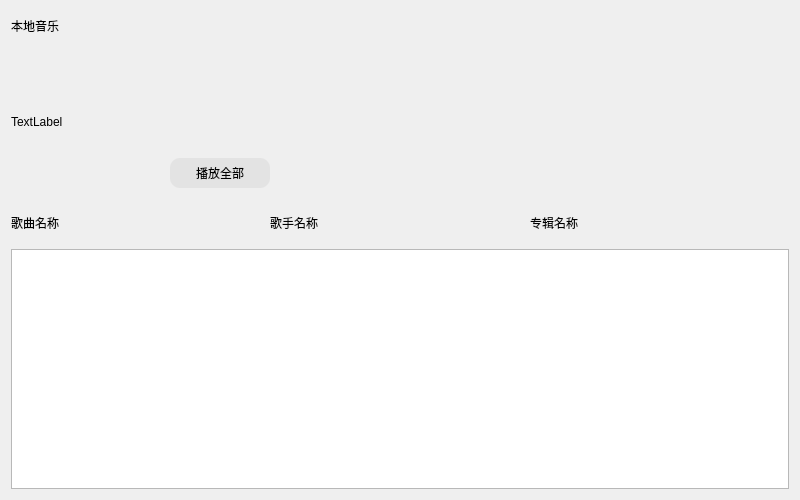
<?xml version="1.0" encoding="UTF-8"?>
<ui version="4.0">
 <class>commonPage</class>
 <widget class="QWidget" name="commonPage">
  <property name="geometry">
   <rect>
    <x>0</x>
    <y>0</y>
    <width>800</width>
    <height>500</height>
   </rect>
  </property>
  <property name="windowTitle">
   <string>Form</string>
  </property>
  <layout class="QVBoxLayout" name="verticalLayout">
   <item>
    <widget class="QLabel" name="pageTittle">
     <property name="minimumSize">
      <size>
       <width>0</width>
       <height>30</height>
      </size>
     </property>
     <property name="maximumSize">
      <size>
       <width>16777215</width>
       <height>30</height>
      </size>
     </property>
     <property name="text">
      <string>本地音乐</string>
     </property>
    </widget>
   </item>
   <item>
    <widget class="QWidget" name="musicplayBox" native="true">
     <property name="minimumSize">
      <size>
       <width>0</width>
       <height>150</height>
      </size>
     </property>
     <property name="maximumSize">
      <size>
       <width>16777215</width>
       <height>150</height>
      </size>
     </property>
     <layout class="QHBoxLayout" name="horizontalLayout">
      <property name="spacing">
       <number>0</number>
      </property>
      <property name="leftMargin">
       <number>0</number>
      </property>
      <property name="topMargin">
       <number>0</number>
      </property>
      <property name="rightMargin">
       <number>0</number>
      </property>
      <property name="bottomMargin">
       <number>0</number>
      </property>
      <item>
       <widget class="QLabel" name="musicImageLabel">
        <property name="minimumSize">
         <size>
          <width>150</width>
          <height>0</height>
         </size>
        </property>
        <property name="maximumSize">
         <size>
          <width>150</width>
          <height>16777215</height>
         </size>
        </property>
        <property name="text">
         <string>TextLabel</string>
        </property>
       </widget>
      </item>
      <item>
       <widget class="QWidget" name="playAll" native="true">
        <property name="minimumSize">
         <size>
          <width>150</width>
          <height>0</height>
         </size>
        </property>
        <property name="maximumSize">
         <size>
          <width>150</width>
          <height>16777215</height>
         </size>
        </property>
        <layout class="QVBoxLayout" name="verticalLayout_2">
         <item>
          <spacer name="verticalSpacer">
           <property name="orientation">
            <enum>Qt::Vertical</enum>
           </property>
           <property name="sizeHint" stdset="0">
            <size>
             <width>20</width>
             <height>93</height>
            </size>
           </property>
          </spacer>
         </item>
         <item>
          <widget class="QPushButton" name="playAllBtn">
           <property name="minimumSize">
            <size>
             <width>100</width>
             <height>30</height>
            </size>
           </property>
           <property name="maximumSize">
            <size>
             <width>100</width>
             <height>30</height>
            </size>
           </property>
           <property name="styleSheet">
            <string notr="true">#playAllBtn
{
	background-color:#e3e3e3;
	border-radius:10px;
}
#playAllBtn::hover
{
	background-color:#1ECD97;
}</string>
           </property>
           <property name="text">
            <string>播放全部</string>
           </property>
          </widget>
         </item>
        </layout>
       </widget>
      </item>
      <item>
       <spacer name="horizontalSpacer">
        <property name="orientation">
         <enum>Qt::Horizontal</enum>
        </property>
        <property name="sizeHint" stdset="0">
         <size>
          <width>479</width>
          <height>20</height>
         </size>
        </property>
       </spacer>
      </item>
     </layout>
    </widget>
   </item>
   <item>
    <widget class="QWidget" name="listLabelBox" native="true">
     <property name="minimumSize">
      <size>
       <width>0</width>
       <height>40</height>
      </size>
     </property>
     <property name="maximumSize">
      <size>
       <width>16777215</width>
       <height>40</height>
      </size>
     </property>
     <layout class="QHBoxLayout" name="horizontalLayout_2">
      <property name="spacing">
       <number>0</number>
      </property>
      <property name="leftMargin">
       <number>0</number>
      </property>
      <property name="topMargin">
       <number>0</number>
      </property>
      <property name="rightMargin">
       <number>0</number>
      </property>
      <property name="bottomMargin">
       <number>0</number>
      </property>
      <item>
       <widget class="QLabel" name="musicName">
        <property name="text">
         <string>歌曲名称</string>
        </property>
       </widget>
      </item>
      <item>
       <widget class="QLabel" name="musicSinger">
        <property name="text">
         <string>歌手名称</string>
        </property>
       </widget>
      </item>
      <item>
       <widget class="QLabel" name="musicAlbum">
        <property name="text">
         <string>专辑名称</string>
        </property>
       </widget>
      </item>
     </layout>
    </widget>
   </item>
   <item>
    <widget class="QListWidget" name="pageMusicList">
     <property name="styleSheet">
      <string notr="true">#pageMusicList::item:selected
{
	background-color:#EFEFEF;
}

QScrollBar:vertical
{
	border:none;
	width:10px;
	background-color:#FFFFFF;
	margin:0px,0px,0px,0px;
}

QScrollBar::handle:vertical
{
	width:10px;
	background-color:#EFEFEF;
	border-radius:5px;
	min-height:20px;
}</string>
     </property>
    </widget>
   </item>
  </layout>
 </widget>
 <resources/>
 <connections/>
</ui>
